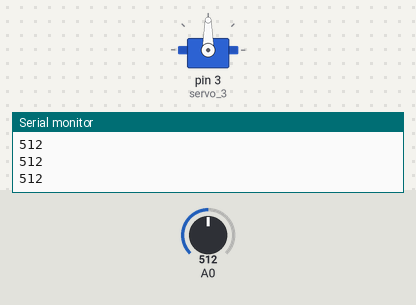
Bench run of a sketch on a simulated Arduino Uno, built with avr-gcc and run on an emulated ATmega328P. On the bench: servo, the last lines printed to the serial monitor. Inputs (shaded band) come from the test bench; at power-on: A0 = 512.

Above: at 1.3 s.
1.4 s: A0 set to 490
At 2.9 s:
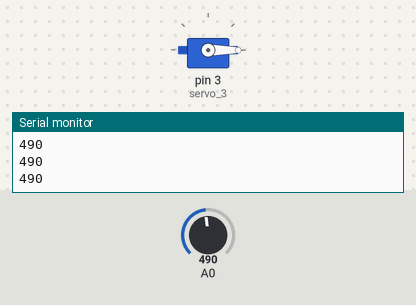
3.5 s: A0 set to 510
At 5.0 s:
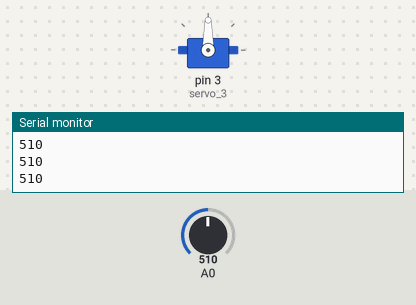
5.6 s: A0 set to 306
At 7.1 s:
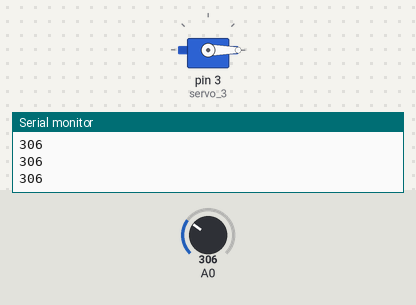
Timing chart, 0 to 8.6 s (numbered marks = the images above; inputs shaded):
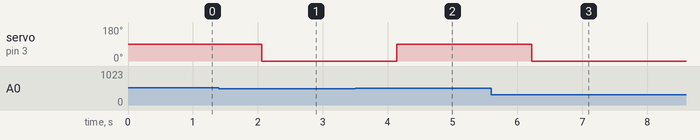

The sketch:

6.Intelligent_light_control_window.ino
```cpp
#include <Servo.h>

volatile int _light;
Servo servo_3;


void setup() {
  // put your setup code here, to run once:
  _light = 0;
  servo_3.attach(3);
  Serial.begin(9600);
}

void loop() {
  // put your main code here, to run repeatedly:
  _light = analogRead(A0);
  Serial.println(_light);
  delay(500);
  if(_light > 500)
  {

    servo_3.write(90);
    delay(20);
  }
  else
  {
    servo_3.write(0);
    delay(20);
  }
}
```

Measured:
- the behaviour switches between 501 and 500 on A0 (found by bisection; images 0 and 1)
- after the input at 1.4 s, servo on pin 3 (servo_3): 90° → 0° after 0.66 s
- after the input at 3.5 s, servo on pin 3 (servo_3): 0° → 90° after 0.64 s
- after the input at 5.6 s, servo on pin 3 (servo_3): 90° → 0° after 0.62 s
